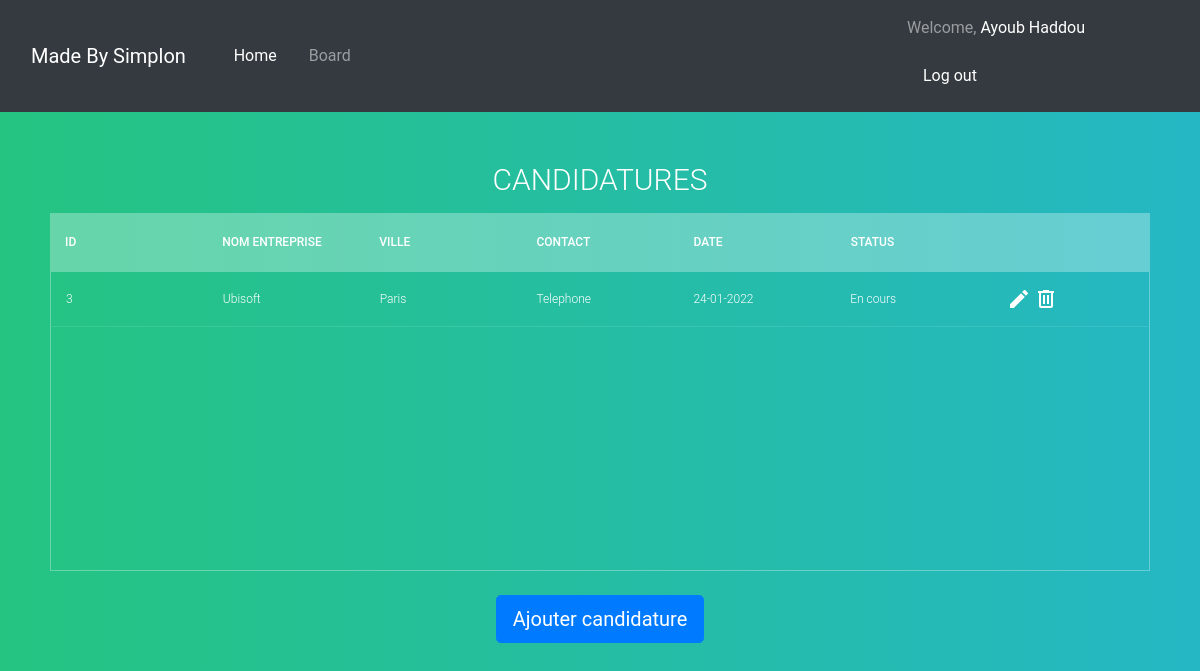
Before: /board (signed in) with the older database file.
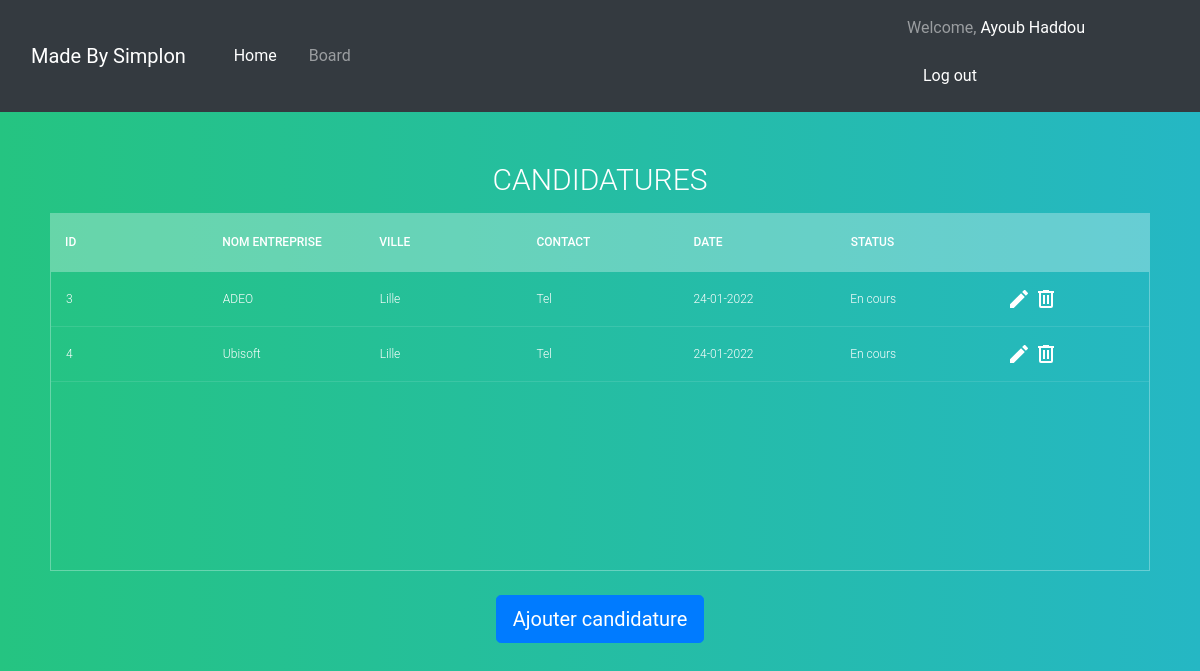
After: the same page with the newer database file.
### App/models.py (models this page shows, shortened)
class Users(db.Model,UserMixin):
    id = db.Column(db.Integer(), primary_key=True, nullable=False, unique=True)
    last_name = db.Column(db.String(length=30), nullable=False)
    first_name = db.Column(db.String(length=30), nullable=False)
    email_address = db.Column(db.String(length=50), nullable=False, unique=True)
    password_hash = db.Column(db.String(length=60), nullable=False)
    telephone_number = db.Column(db.String(length=10), nullable=True)
    is_admin = db.Column(db.Boolean(), nullable=False, default=False)

class Candidacy(db.Model):
    id = db.Column(db.Integer(), primary_key=True, nullable=False, unique=True)
    user_id = db.Column(db.Integer(), nullable=False)
    enterprise_id = db.Column(db.Integer(), nullable=False)
    contact = db.Column(db.String(length=50), nullable=False)
    date = db.Column(db.String(), nullable=False)
    date_retry = db.Column(db.String(), nullable=True)
    status = db.Column(db.String(), nullable=True, default="En cours")

class Enterprise(db.Model):
    id = db.Column(db.Integer(), primary_key=True, nullable=False, unique=True)
    name = db.Column(db.String(length=50), nullable=False)
    place = db.Column(db.String(length=50))

### App/routes.py (the view)
@app.route('/board', methods=['GET','POST'])
@login_required
def board_page():
    req = Request()
    if (current_user.is_admin == True):
        return render_template('board.html', title = ["Nom", "Prenom","Nom Entreprise", "Ville","Contact", "Date", "Status"],User=req.request_all_nomination())
    else:
        return render_template('board.html', title = ["ID","Nom Entreprise", "Ville","Contact", "Date", "Status",""],User=req.request_nomination_by_id(current_user.id))

### App/models.py (called while the page is built)
@login_manager.user_loader
def load_user(user_id):
    return Users.query.get(int(user_id))

### App/request.py (called while the page is built)
    def get_db_connection(self):
        return(sqlite3.connect('App/candidature.db'))

    def request_nomination_by_id(self, id):
        connection = self.get_db_connection()
        request = "SELECT C.id, E.name, E.place, C.contact, C.date, C.status FROM Candidacy as C Join Users as U ON U.id = C.user_id JOIN Enterprise as E ON E.id = C.enterprise_id WHERE U.id = "+ str(id)
        result = connection.execute(request).fetchall()
        connection.close()
        return result

### App/templates/board.html (shortened to what this page needs)
{% extends "base.html" %}
{% block content %}
<section>
  <h1>Candidatures</h1>
  <div class="tbl-header">
    <table cellpadding="0" cellspacing="0" border="0">
      <thead>
        <tr>
          {% for col_name in title %}
          <th>{{ col_name }}</th>
          {% endfor %}
        </tr>
      </thead>
    </table>
  </div>
  <div class="tbl-content">
    <table cellpadding="0" cellspacing="0" border="0">
      <tbody>
        {% for row in User%}
        <tr>
          {% for info in row %}
          <td>{{ info }}</td>
          {% endfor %}
          {% if current_user.is_admin == False %}
          <td>
            <a href="{{ url_for('modify_candidacy', id = row[0]) }}">
              <svg style="width:24px;height:24px" viewBox="0 0 24 24">
                <path fill="currentColor"
                  d="M20.71,7.04C21.1,6.65 21.1,6 20.71,5.63L18.37,3.29C18,2.9 17.35,2.9 16.96,3.29L15.12,5.12L18.87,8.87M3,17.25V21H6.75L17.81,9.93L14.06,6.18L3,17.25Z" />
              </svg>
            </a>
            <a href="{{ url_for('delete_candidacy', id=row[0]) }}">
              <svg style="width:24px;height:24px"  viewBox="0 0 24 24">
                <path fill="currentColor"
                  d="M9,3V4H4V6H5V19A2,2 0 0,0 7,21H17A2,2 0 0,0 19,19V6H20V4H15V3H9M7,6H17V19H7V6M9,8V17H11V8H9M13,8V17H15V8H13Z" />
              </svg>
            </a>
          </td>
          {% endif %}
        </tr>
        {% endfor %}
      </tbody>
    </table>
  </div>
  {% if current_user.is_admin == False %}
  <div>
      <button class="btn btn-lg btn-primary mt-4 d-block" id="button">
        <a href="{{ url_for('add_candidature') }}">Ajouter candidature</a>
      </button>
  </div>
  {% endif %}
</section>
{% endblock %}

### App/templates/base.html (shortened to what this page needs)
<!doctype html>
<html lang="en">
<head>
  <link rel="stylesheet" href="https://stackpath.bootstrapcdn.com/bootstrap/4.4.1/css/bootstrap.min.css"
 />
  <link rel="stylesheet" href="https://stackpath.bootstrapcdn.com/font-awesome/4.7.0/css/font-awesome.min.css"
 />
  <link rel="stylesheet" href="/static/style.css">
</head>
<body>
  <nav class="navbar navbar-expand-lg navbar-dark bg-dark">
    <div class="col-2">
    <a class="navbar-brand" href="#">Made By Simplon</a>
    </div>
    <div class="collapse navbar-collapse col-7" id="navbar">
      <ul class="navbar-nav">
        <li class="nav-item">
          <a class="nav-link active" aria-current="page" href="{{ url_for('home_page') }}">Home</a>
        </li>
        {% if current_user.is_authenticated %}
        <li class="nav-item ml-3">
          <a class="nav-link" href="{{ url_for('board_page') }}">Board</a>
        </li>
        {% else %}
        <li class="nav-item ml-3">
          <a class="nav-link" href="{{ url_for('login_page') }}">Board</a>
        </li>
        {% endif %}
      </ul>
    </div>
      <div class="col-3">
        {% if current_user.is_authenticated %}
        <span class="navbar-text">
          Welcome,
          <a href="{{ url_for('modify_profile') }}"> {{ current_user.first_name }} {{ current_user.last_name }}</a>
        </span>
        <span class="navbar-text">
          <a class="nav-link" href="{{ url_for('logout_page') }}">Log out</a>
        </span>
        {% else %}
        <span class="navbar-text">
          <a class="nav-link" href="{{ url_for('login_page') }}">Log in</a>
        </span>
        {% endif %}
      </div>
  </nav>
  {% block content %}
  {% endblock %}
  </body>
</html>

### App/static/style.css (style rules this page uses)
h1 { font-size: 30px; color: #fff; text-transform: uppercase; font-weight: 300; text-align: center; margin-bottom: 15px; }
table { width:100%; table-layout: fixed; }
section { border-radius: 20px; }
.tbl-header { background-color: rgba(255,255,255,0.3); }
.tbl-content { height:300px; overflow-x:auto; margin-top: 0px; border: 1px solid rgba(255,255,255,0.3); }
th { padding: 20px 15px; text-align: left; font-weight: 500; font-size: 12px; color: #fff; text-transform: uppercase; }
td { padding: 15px; text-align: left; vertical-align:middle; font-weight: 300; font-size: 12px; color: #fff; border-bottom: solid 1px rgba(255,255,255,0.1); }
#button { margin: 0 auto; }
body { background: -webkit-linear-gradient(left, #25c481, #25b7c4); background: linear-gradient(to right, #25c481, #25b7c4); font-family: 'Roboto', sans-serif; }
section { margin:50px; }
a, a:hover { color: #fff; }

Changed rows visible on the page:
changed Candidacy (number 1 of 2 on the later page): loses Enterprise (name "Ubisoft", place "Paris"); contact "Telephone" → "Tel"
added Enterprise: name "ADEO", place "Lille", shown under Candidacy (number 1 of 2 on the later page)
added Candidacy: row "4", contact "Tel", date "24-01-2022", status "En cours"
added Enterprise: name "Ubisoft", place "Lille"
